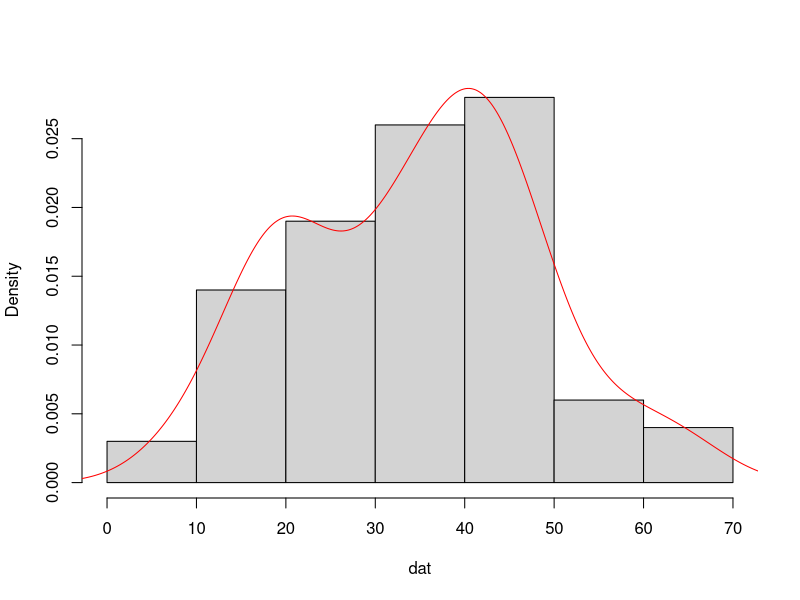
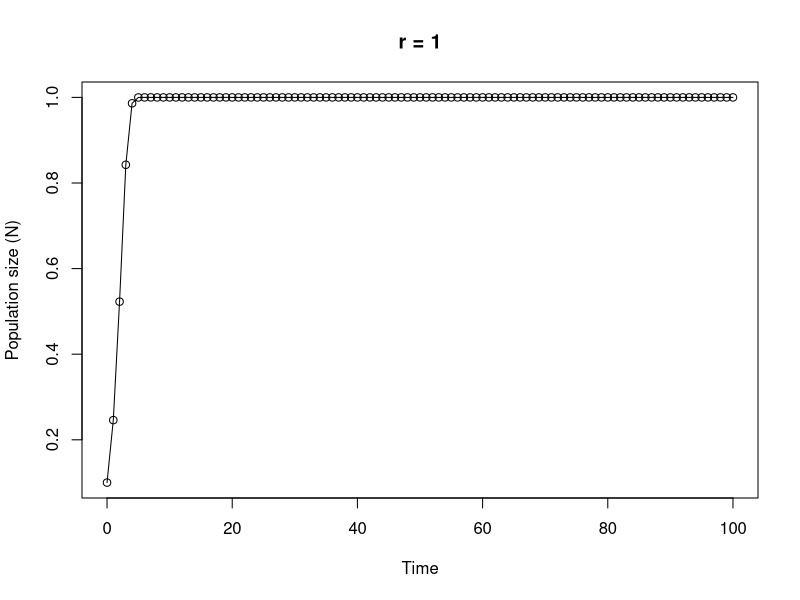

Write R code to recreate these figures, in order.
## ---- chunk 1
knitr::opts_chunk$set(echo=TRUE, message = FALSE, warning = FALSE, eval = FALSE, cache = FALSE)
SOLUTIONS <- FALSE
## ---- chunk 2

# area of a circle
# the equation to calculate the area of a circle is pi * radius^2

circle.area <- function(d){ 
	pi * (d/2)^2
}

# to use your new function

circle.area(10)
# [1] 78.53982

# to test on a vector of diameters
# first create a vector with diameters ranging from 0 to 50 in steps of 10

cir.diam <- seq(from = 0, to = 50, by = 10)

# test your function

circle.area(cir.diam)
# [1]    0.00000   78.53982  314.15927  706.85835 1256.63706 1963.49541
## ---- chunk 3

far.cent <- function(a){
	val <- (a-32)*5/9
	print(paste("Fahrenheit: ", round(a, digits = 3), "oF",sep = " "), quote = FALSE)# round 3dp
	print(paste("Centigrade: ", round(val, digits = 3), "oC", sep = " "), quote = FALSE)# round 3dp
}

# alternative Fahrenheit to centigrade using cat function

far.cent2 <- function(a){
	val <- (a - 32) * 5/9	#calculation
	cat("Fahrenheit: ", round(a, digits = 3), "oF", "\n")   # use cat function
	cat("Centigrade: ", round(val, digits = 3), "oC", "\n")   
}
## ---- chunk 4

# Create a vector of normally distributed data
# length 100, mean 35 and standard deviation of 29

vals <- rnorm(100, 35, 15)	# create some norm dist data mean 35, sd = 15

summary.fun <- function(dat){
	mymean <- round(mean(dat), digits = 4)      	# calc mean
	mymedian <- round(median(dat), digits = 4)    # calc median
	mymin <- round(min(dat), digits = 4)          # calc min
	mymax <- round(max(dat), digits = 4)          # calc max
	print(paste("mean:", mymean, sep = " "), quote = FALSE)     # print mean
	print(paste("median:", mymedian, sep = " "), quote = FALSE)     # print median
	print(paste("range:", "from:", mymin, "to", mymax, sep = " "), quote = FALSE) 
	dens <- density(dat)                          # estimate density curve
	hist(dat, main = "",type = "l",freq = FALSE)  # plot histogram
	lines(dens, lty = 1, col = "red")             # plot density curve
}

# use the function
summary.fun(vals)
## ---- chunk 5

# calculate a median

ourmedian <- function(x){
	n <- length(x)
	if (n %% 2 == 1)      # odd numbers
	  sort(x)[(n + 1)/2]  # find the middle number by adding 1 to length and div 2
	else {                # even numbers
	  middletwo <- sort(x)[(n/2) + 0:1]   #find the two middle numbers
	  mean(middletwo)
	  }
}

# use the function
mydat <- sample(1:50, size = 10, replace = TRUE )

# our function
ourmedian(mydat)

# R median function
median(mydat)
## ---- chunk 6

# function to simulate Ricker model

Ricker.model <- function(nzero, r, time, K=1){     # sets initial parameters
  N <- numeric(time + 1)    # creates a real vector of length time+1 to store values of Nt+1
  N[1] <- nzero             # sets initial population size in first element of N
  for (i in 1:time) {				# loops over time
      N[i+1] <- N[i]*exp(r*(1 - N[i]/K))    
  }
  Time <- 0:time   					 # creates vector for x axis
  plot(Time, N, type = "o", xlim = c(0, time), xlab = "Time", ylab = "Population size (N)", main = paste("r =", r, sep=" "))   # plots     output
}

# To run
# play around with the different parameters, especially r
Ricker.model(nzero=0.1,r=1,time=100)
